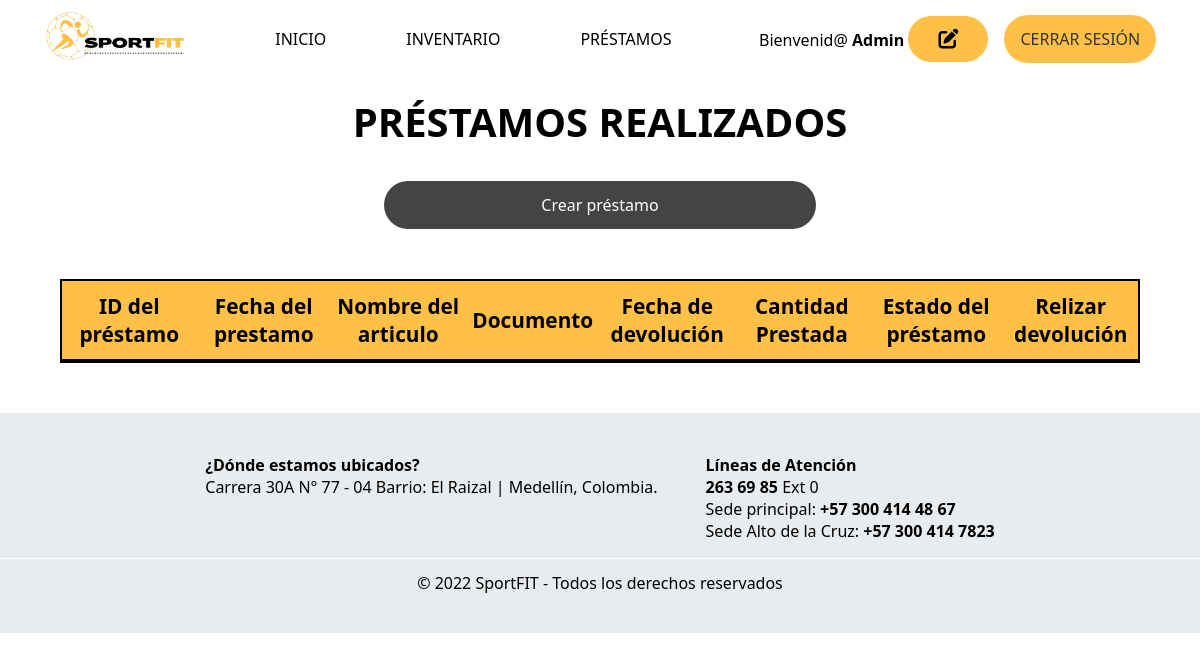
Before: /vistas/tabla-prestamo.php (signed in) with the older database file.
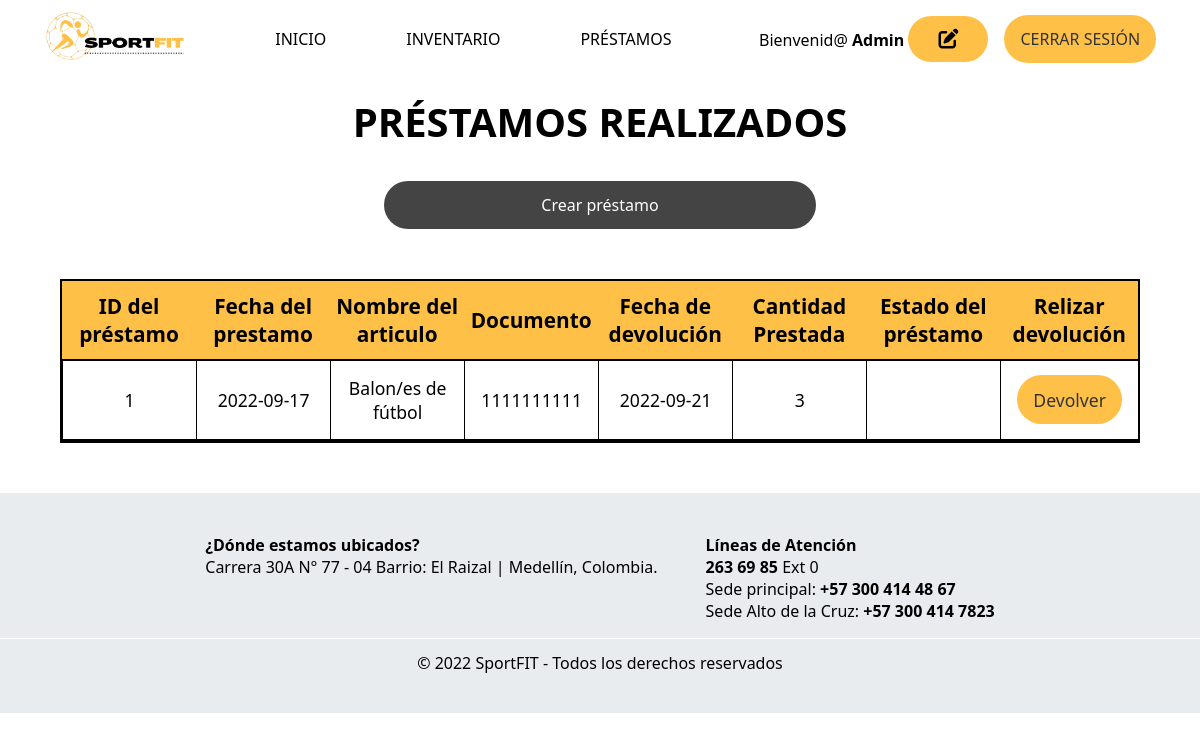
After: the same page with the newer database file.
### tables this page shows
CREATE TABLE `prestamo` (
  `id_prestamo` int(5) NOT NULL,
  `fecha_prestamo` date NOT NULL,
  `id_articulo` int(5) NOT NULL,
  `documento` int(11) NOT NULL,
  `fecha_devolucion` date NOT NULL,
  `cantidad` varchar(100) NOT NULL
);

CREATE TABLE `articulo` (
  `id_articulo` int(5) NOT NULL,
  `tipo_articulo` varchar(30) NOT NULL,
  `cantidad` int(4) NOT NULL,
  `estado_articulo` varchar(30) NOT NULL,
  `descripcion` varchar(100) NOT NULL
);

### vistas/tabla-prestamo.php (the view, shortened to what this page needs)
<?php
	require '../php/conexion.php';
	if (isset($_SESSION['user_id'])) {
		$records = $conn->prepare('SELECT id, nombre_completo, correo, contrasena FROM usuarios WHERE id = :id');
		$records->bindParam(':id', $_SESSION['user_id']);
		$records->execute();
		$results = $records->fetch(PDO::FETCH_ASSOC);
	}
?>
<?php
require("../php/conexionsqli.php");
$sql = "SELECT * FROM prestamo";
?>
<!DOCTYPE html>
<html lang="es">
<head>
	<link rel="stylesheet" href="../css/styles.css" />
	<link rel="stylesheet" href="../css/inventario.css">
	<link rel="stylesheet" href="../css/prestamo.css">
    <link rel="stylesheet" href="https://cdnjs.cloudflare.com/ajax/libs/font-awesome/6.2.0/css/all.min.css" />
</head>
<body>
	<nav class="navbar">
        <a href="../index.php" class="logo" >
			<img src="../imgs/sportfit.png" alt="logo SportFit" />
        </a>
        <ul class="center-nav">
            <li><a href="../index.php">Inicio</a></li>
            <li><a href="inventario.php">Inventario</a></li>
            <li><a href="#">Préstamos</a></li>
        </ul>
        <div class="select">
            <p>Bienvenid@&nbsp;<strong><?php echo $results["nombre_completo"]; ?></strong><a href="editar-usuario.php" class="edit">&nbsp;<i class="fa-solid fa-pen-to-square"></i></a></p>
            <a href="logout.php" class="btn" id="iniciar-sesion">Cerrar sesión</a>
        </div>
    </nav>
	<main>
		<h2>PRÉSTAMOS REALIZADOS</h2>
		<div class="container-prestamos">
			<a href="prestamo.php" class="btn">Crear préstamo</a>
		</div>
		<div class="container-table">
			<div class="container-table-title">ID del préstamo</div>
			<div class="container-table-title">Fecha del prestamo</div>
			<div class="container-table-title">Nombre del articulo</div>
			<div class="container-table-title">Documento</div>
			<div class="container-table-title">Fecha de devolución</div>
			<div class="container-table-title">Cantidad Prestada</div>
			<div class="container-table-title">Estado del préstamo</div>
			<div class="container-table-title">Relizar devolución</div>
			<?php $resultado = mysqli_query($cnx, $sql);
			while($row = mysqli_fetch_assoc($resultado)) {?>
			<div class="container-table-info" id="id-row"><?php echo $row["id_prestamo"]; ?></div>
			<div class="container-table-info"><?php echo $row["fecha_prestamo"]; ?></div>
			<div class="container-table-info"><?php $sql_nombrearticulo = mysqli_query($cnx, "SELECT * FROM articulo WHERE id_articulo='{$row['id_articulo']}'"); $row_nombrearticulo = mysqli_fetch_assoc($sql_nombrearticulo); $resultado_nombrearticulo = $row_nombrearticulo['tipo_articulo']; echo $resultado_nombrearticulo;?></div>
			<div class="container-table-info"><?php echo $row["documento"]; ?></div>
			<div class="container-table-info"><?php echo $row["fecha_devolucion"]; ?></div>
			<div class="container-table-info"><?php echo $row["cantidad"]; ?></div>
			<div class="container-table-info estado-prestamo"><?php echo $row["estado"]; ?></div>
			<div class="container-table-info"><a href="actualizar-estado.php?id=<?php echo $row["id_prestamo"]?>" class="btn">Devolver</a></div>
			<?php } mysqli_free_result($resultado)?>
		</div>
		<footer>
			<ul class="footer-info">
				<li>
					<strong>¿Dónde estamos ubicados?</strong>
					<ul>
						<li><a href="https://goo.gl/maps/YQ8RRNZhMk4FwjLE9" target="_blank">Carrera 30A N° 77 - 04 Barrio: El Raizal | Medellín, Colombia.</a></li>
					</ul>
				</li>
				<li>
					<strong>Líneas de Atención</strong>
					<ul>
						<li>
							<strong><a href="tel:+572636985">263 69 85</a></strong> Ext 0
						</li>
						<li>
							Sede principal: <strong><a href="tel:+573004144867">+57 300 414 48 67</a></strong>
						</li>
						<li>
							Sede Alto de la Cruz: <strong><a href="tel:+573004147823">+57 300 414 7823</a></strong>
						</li>
					</ul>
				</li>
			</ul>
			<div class="separador"></div>
			<div class="copyright">© 2022 SportFIT - Todos los derechos reservados</div>
		</footer>
	</main>
</body>
</html>

Changed rows visible on the page:
added prestamo: id_prestamo "1", fecha_prestamo "2022-09-17", id_articulo.tipo_articulo "Balon/es de fútbol", documento "1111111111", fecha_devolucion "2022-09-21", cantidad "3"
